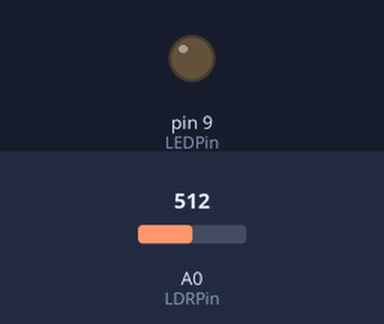
A sketch run on a simulated Arduino Uno, built with avr-gcc and run on an emulated ATmega328P. Parts: output pins drawn as LEDs (lit = HIGH). The inputs (shaded band) are chosen by the test bench; at power-on: A0 (LDRPin) = 512.

Above: at 1.2 s.
1.3 s: A0 (LDRPin) set to 218
2.8 s: A0 (LDRPin) set to 184
At 4.0 s:
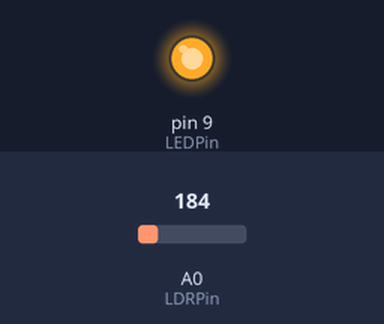
4.3 s: A0 (LDRPin) set to 210
At 5.2 s:
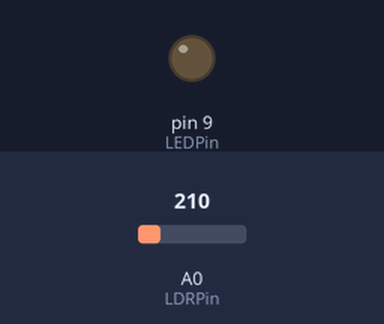
5.8 s: A0 (LDRPin) set to 190
At 6.3 s:
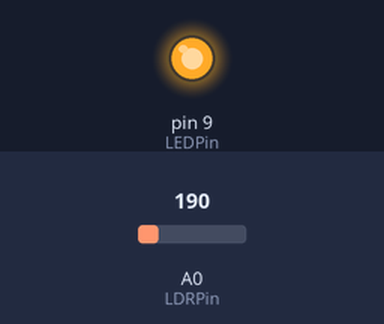
Timing chart, 0 to 8.3 s (numbered marks = the images above; inputs shaded):
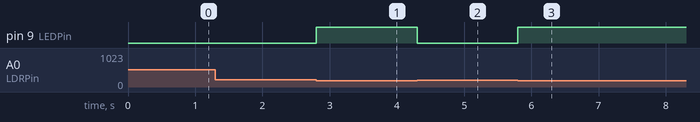

The sketch:

photoresistor.ino
```cpp
// CODE BY ABHISHEK NAIR //

#define LEDPin 9

#define LDRPin A0

void setup() {


pinMode(LEDPin, OUTPUT);

pinMode(LDRPin, INPUT);

}

void loop() {

int LDRStatus = analogRead(LDRPin);

if (LDRStatus <= 200) {

digitalWrite(LEDPin, HIGH);

Serial.println(LDRStatus);

}
else {

digitalWrite(LEDPin, LOW);

Serial.println(LDRStatus);

}
}
```

Measured:
- the behaviour switches between 201 and 200 on A0 (LDRPin) (found by bisection; images 0 and 1)
- after the input at 1.3 s, every drawn part: stays the same
- after the input at 2.8 s, pin 9 (LEDPin): LOW → HIGH at once
- after the input at 4.3 s, pin 9 (LEDPin): HIGH → LOW at once
- after the input at 5.8 s, pin 9 (LEDPin): LOW → HIGH at once
